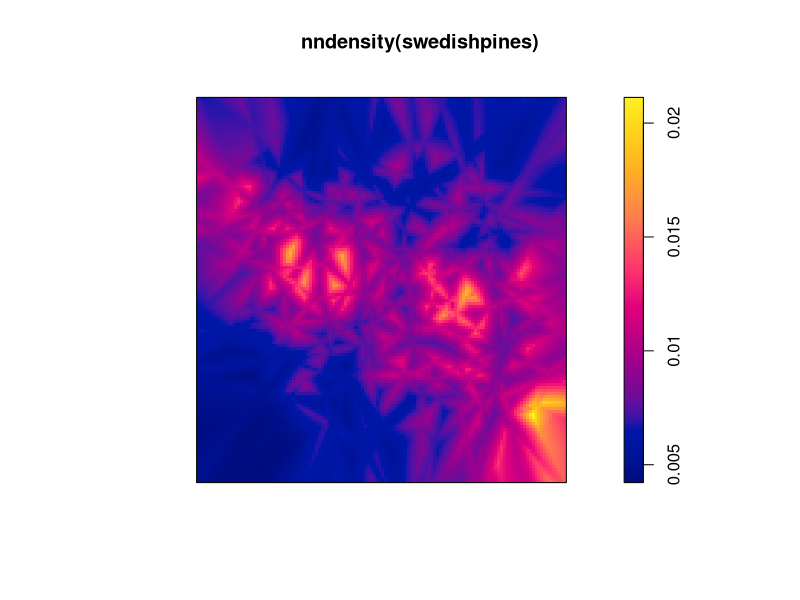

Recreate this plot in R.
library(spatstat)


### Name: nndensity.ppp
### Title: Estimate Intensity of Point Pattern Using Nearest Neighbour
###   Distances
### Aliases: nndensity nndensity.ppp
### Keywords: spatial methods smooth

### ** Examples

   plot(nndensity(swedishpines))
